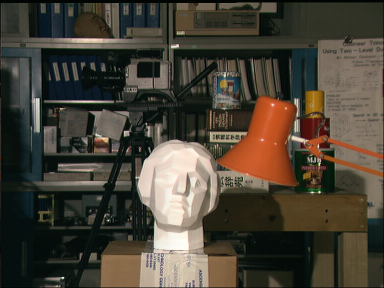
#> input picture scene1.row3.col1.ppm, 384 x 288 px
$ python 'görev3.py'
#> lines starting #> are read from the running program, lines starting #| are printed output that depends on the picture
import os
import time
import cv2
import numpy as np
import matplotlib.pyplot as plt

# 1. Resimleri oku
klasor_yolu = os.path.dirname(os.path.abspath(__file__))
imgL = cv2.imread(os.path.join(klasor_yolu, 'scene1.row3.col1.ppm'), cv2.IMREAD_GRAYSCALE).astype(np.float32)
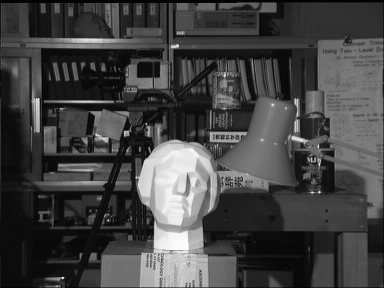
#> imgL: shape (288, 384) float32; min 0, max 253, mean 67.2
imgR = cv2.imread(os.path.join(klasor_yolu, 'scene1.row3.col3.ppm'), cv2.IMREAD_GRAYSCALE).astype(np.float32)
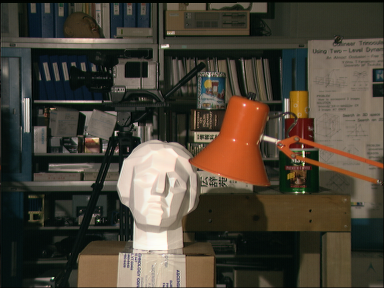
#> input picture scene1.row3.col3.ppm, 384 x 288 px
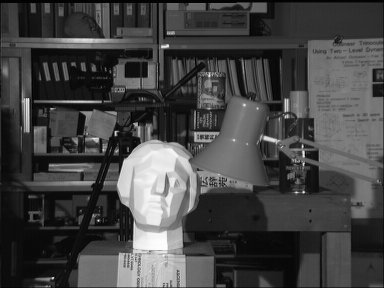
#> imgR: shape (288, 384) float32; min 0, max 253, mean 68.3

# --- 3 FARKLI BENZERLİK / MALİYET FONKSİYONU ---
# Hepsini "küçük değer = daha iyi eşleşme" (maliyet) mantığıyla standartlaştırıyoruz.

#> (the run stopped early here; a loop or call above may not have finished)
